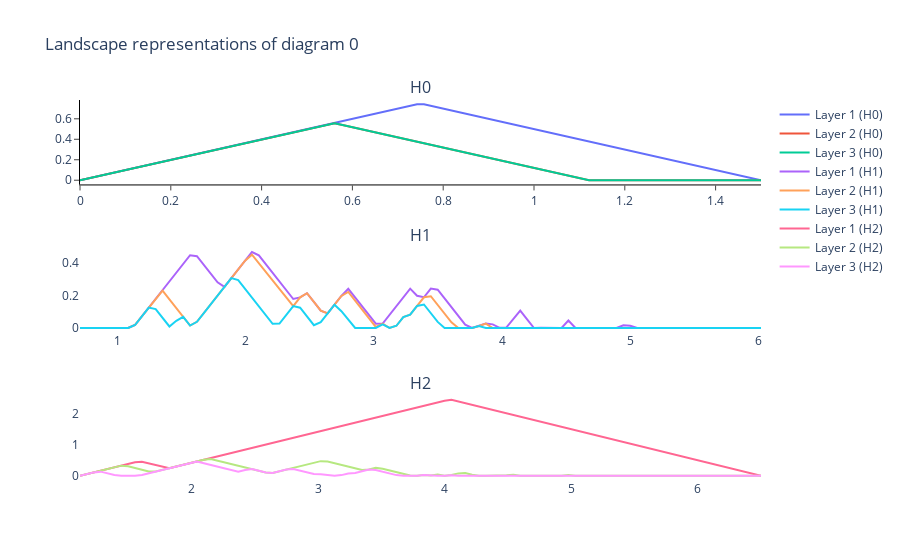

Notebook source saved alongside this figure:
### Code cell
import gtda.diagrams
landscape = gtda.diagrams.PersistenceLandscape(n_layers = 3)
landscapes = landscape.fit_transform(diagrams)
landscape_fig = landscape.plot(landscapes, sample = 0, homology_dimensions = [ 0, 1, 2 ])
landscape_fig.write_image(file = f"complexes/landscape.svg", format = "svg")
display(landscape_fig)
